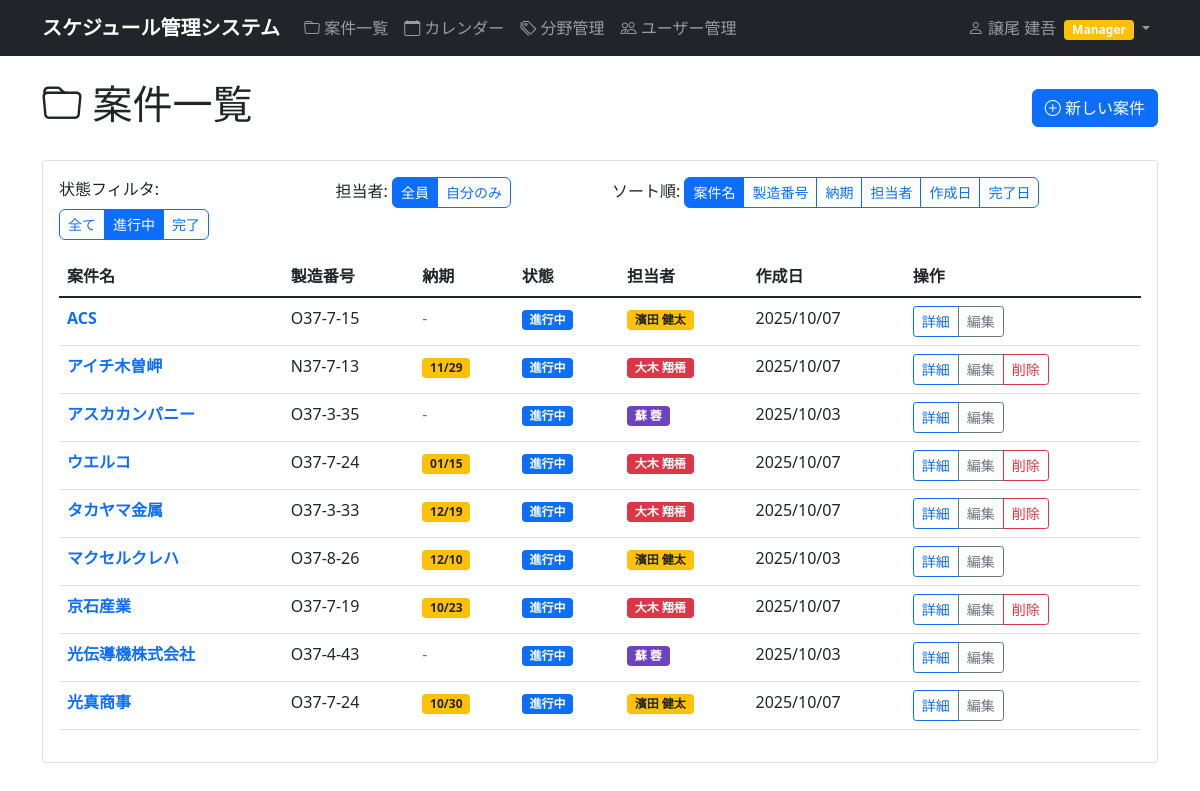
The app's page /schedule/projects/ (signed in) with its own data.
### accounts/models.py (models this page shows, shortened)
class CustomUser(AbstractUser):
    email = models.EmailField('メールアドレス', blank=True, null=True)
    department = models.CharField('部署', max_length=100, blank=True)
    phone = models.CharField('電話番号', max_length=20, blank=True)
    is_manager = models.BooleanField('マネージャー権限', default=False)
    is_viewer = models.BooleanField('閲覧者権限', default=False, help_text='全員の案件を閲覧できますが編集はできません')
    class Meta:
        verbose_name = 'ユーザー'
        verbose_name_plural = 'ユーザー'

### schedule/models.py (models this page shows, shortened)
class Project(models.Model):
    name = models.CharField('案件名', max_length=200)
    manufacturing_number = models.CharField('製造番号', max_length=100)
    due_date = models.DateField('納期', null=True, blank=True)
    description = models.TextField('詳細', blank=True)
    is_completed = models.BooleanField('完了フラグ', default=False)
    completed_at = models.DateTimeField('完了日時', null=True, blank=True)
    created_by = models.ForeignKey(User, on_delete=models.CASCADE, verbose_name='登録者', related_name='created_projects')
    assigned_to = models.ForeignKey(User, on_delete=models.CASCADE, verbose_name='担当者', related_name='assigned_projects')
    created_at = models.DateTimeField(auto_now_add=True)
    updated_at = models.DateTimeField(auto_now=True)
    class Meta:
        verbose_name = '案件'
        verbose_name_plural = '案件'
    def has_schedules(self):
        return self.schedule_set.exists()
    def can_be_deleted(self):
        return not self.has_schedules()

### schedule/views.py (the view)
# urls.py: path('projects/', views.project_list, name='project_list'),
@login_required
@never_cache
def project_list(request):
    if request.user.is_manager or request.user.is_superuser:
        projects = Project.objects.all().select_related('created_by', 'assigned_to')
        assignee_filter = request.GET.get('assignee', 'all')
        if assignee_filter == 'me':
            projects = projects.filter(assigned_to=request.user)
    elif request.user.is_viewer:
        projects = Project.objects.all().select_related('created_by', 'assigned_to')
        assignee_filter = 'all'  # 閲覧者には担当者フィルタは関係ない
    else:
        projects = Project.objects.filter(
            Q(created_by=request.user) | Q(assigned_to=request.user)
        ).select_related('created_by', 'assigned_to').distinct()
        assignee_filter = 'all'  # 一般ユーザーには関係ない
    status_filter = request.GET.get('status', 'active')
    if status_filter == 'completed':
        projects = projects.filter(is_completed=True)
    elif status_filter == 'active':
        projects = projects.filter(is_completed=False)
    sort_by = request.GET.get('sort', 'name')
    if sort_by == 'assigned_to':
        projects = projects.order_by('assigned_to__last_name', 'assigned_to__first_name', 'assigned_to__username')
    elif sort_by == 'manufacturing_number':
        projects = projects.order_by('manufacturing_number')
    elif sort_by == 'due_date':
        projects = projects.order_by('due_date')
    elif sort_by == 'created_at':
        projects = projects.order_by('-created_at')
    elif sort_by == 'completed_at':
        projects = projects.order_by('-completed_at')
    else:
        projects = projects.order_by('name')
    colors = ['#007bff', '#28a745', '#dc3545', '#ffc107', '#6f42c1', '#fd7e14', '#20c997', '#e83e8c', '#6c757d', '#17a2b8']
    for project in projects:
        assigned_color_index = (project.assigned_to.id % 10) if project.assigned_to else 0
        project.assigned_bg_color = colors[assigned_color_index]
        project.assigned_text_color = '#212529' if assigned_color_index == 3 else '#ffffff'  # 黄色の場合は黒文字
    return render(request, 'schedule/project_list.html', {
        'projects': projects,
        'current_sort': sort_by,
        'current_status': status_filter,
        'current_assignee': assignee_filter,
    })

### templates/schedule/project_list.html (shortened to what this page needs)
{% extends "base.html" %}
{% load calendar_filters %}
{% block content %}
<div class="row">
    <div class="col-md-12">
        <div class="d-flex justify-content-between align-items-center mb-4">
            <h1>
                <i class="bi bi-folder"></i> 案件一覧
            </h1>
            {% if not user.is_viewer %}
            <a href="{% url 'schedule:project_create' %}" class="btn btn-primary">
                <i class="bi bi-plus-circle"></i> 新しい案件
            </a>
            {% endif %}
        </div>
    </div>
</div>
<div class="row">
    <div class="col-md-12">
        <div class="card">
            <div class="card-body">
                <div class="row mb-3">
                    <div class="col-md-3">
                        <label class="form-label">状態フィルタ:</label>
                        <div class="btn-group" role="group">
                            <a href="?status=all" class="btn {% if current_status == 'all' %}btn-primary{% else %}btn-outline-primary{% endif %} btn-sm">全て</a>
                            <a href="?status=active" class="btn {% if current_status == 'active' %}btn-primary{% else %}btn-outline-primary{% endif %} btn-sm">進行中</a>
                            <a href="?status=completed" class="btn {% if current_status == 'completed' %}btn-primary{% else %}btn-outline-primary{% endif %} btn-sm">完了</a>
                        </div>
                    </div>
                    {% if user.is_manager or user.is_superuser %}
                    <div class="col-md-3">
                        <label class="form-label">担当者:</label>
                        <div class="btn-group" role="group">
                            <a href="?assignee=all{% if current_status != 'all' %}&status={{ current_status }}{% endif %}{% if current_sort != 'name' %}&sort={{ current_sort }}{% endif %}" class="btn {% if current_assignee == 'all' or current_assignee == '' %}btn-primary{% else %}btn-outline-primary{% endif %} btn-sm">全員</a>
                            <a href="?assignee=me{% if current_status != 'all' %}&status={{ current_status }}{% endif %}{% if current_sort != 'name' %}&sort={{ current_sort }}{% endif %}" class="btn {% if current_assignee == 'me' %}btn-primary{% else %}btn-outline-primary{% endif %} btn-sm">自分のみ</a>
                        </div>
                    </div>
                    {% elif user.is_viewer %}
                    <div class="col-md-3">
                        <label class="form-label">権限:</label>
                        <span class="badge bg-info">閲覧のみ</span>
                    </div>
                    {% endif %}
                    <div class="col-md-6">
                        <label class="form-label">ソート順:</label>
                        <div class="btn-group" role="group">
                            <a href="?sort=name{% if current_status %}&status={{ current_status }}{% endif %}" class="btn {% if current_sort == 'name' %}btn-primary{% else %}btn-outline-primary{% endif %} btn-sm">案件名</a>
                            <a href="?sort=manufacturing_number{% if current_status %}&status={{ current_status }}{% endif %}" class="btn {% if current_sort == 'manufacturing_number' %}btn-primary{% else %}btn-outline-primary{% endif %} btn-sm">製造番号</a>
                            <a href="?sort=due_date{% if current_status %}&status={{ current_status }}{% endif %}" class="btn {% if current_sort == 'due_date' %}btn-primary{% else %}btn-outline-primary{% endif %} btn-sm">納期</a>
                            <a href="?sort=assigned_to{% if current_status %}&status={{ current_status }}{% endif %}" class="btn {% if current_sort == 'assigned_to' %}btn-primary{% else %}btn-outline-primary{% endif %} btn-sm">担当者</a>
                            <a href="?sort=created_at{% if current_status %}&status={{ current_status }}{% endif %}" class="btn {% if current_sort == 'created_at' %}btn-primary{% else %}btn-outline-primary{% endif %} btn-sm">作成日</a>
                            <a href="?sort=completed_at{% if current_status %}&status={{ current_status }}{% endif %}" class="btn {% if current_sort == 'completed_at' %}btn-primary{% else %}btn-outline-primary{% endif %} btn-sm">完了日</a>
                        </div>
                    </div>
                </div>
                {% if projects %}
                    <div class="table-responsive">
                        <table class="table table-hover">
                            <thead>
                                <tr>
                                    <th>案件名</th>
                                    <th>製造番号</th>
                                    <th>納期</th>
                                    <th>状態</th>
                                    <th>担当者</th>
                                    <th>作成日</th>
                                    <th>操作</th>
                                </tr>
                            </thead>
                            <tbody>
                                {% for project in projects %}
                                <tr>
                                    <td>
                                        <a href="{% url 'schedule:project_detail' project.pk %}" class="text-decoration-none fw-bold">
                                            {{ project.name }}
                                        </a>
                                    </td>
                                    <td>{{ project.manufacturing_number }}</td>
                                    <td>
                                        {% if project.due_date %}
                                            <span class="badge bg-warning text-dark">{{ project.due_date|date:"m/d" }}</span>
                                        {% else %}
                                            <span class="text-muted">-</span>
                                        {% endif %}
                                    </td>
                                    <td>
                                        {% if project.is_completed %}
                                            <span class="badge bg-danger">完了</span>
                                        {% else %}
                                            <span class="badge bg-primary">進行中</span>
                                        {% endif %}
                                    </td>
                                    <td>
                                        <span class="badge" style="background-color: {{ project.assigned_bg_color }}; color: {{ project.assigned_text_color }};">{% if project.assigned_to.first_name or project.assigned_to.last_name %}{{ project.assigned_to.last_name }} {{ project.assigned_to.first_name }}{% else %}{{ project.assigned_to.username }}{% endif %}</span>
                                    </td>
                                    <td>{{ project.created_at|date:"Y/m/d" }}</td>
                                    <td>
                                        <div class="btn-group btn-group-sm">
                                            <a href="{% url 'schedule:project_detail' project.pk %}" class="btn btn-outline-primary">
                                                詳細
                                            </a>
                                            {% if not user.is_viewer %}
                                                {% if project.created_by == user or user.is_manager or user.is_superuser %}
                                            <a href="{% url 'schedule:project_edit' project.pk %}" class="btn btn-outline-secondary">
                                                編集
                                            </a>
                                                    {% if project.can_be_deleted %}
                                            <a href="{% url 'schedule:project_delete' project.pk %}" class="btn btn-outline-danger" onclick="return confirm('この案件を削除しますか？スケジュールが登録されている案件は削除できません。')">
                                                削除
                                            </a>
                                                    {% endif %}
                                                {% endif %}
                                            {% endif %}
                                        </div>
                                    </td>
                                </tr>
                                {% endfor %}
                            </tbody>
                        </table>
                    </div>
                {% endif %}
            </div>
        </div>
    </div>
</div>
{% endblock %}

### templates/base.html (shortened to what this page needs)
<!DOCTYPE html>
<head>
    <link href="https://cdn.jsdelivr.net/npm/bootstrap@5.1.3/dist/css/bootstrap.min.css" rel="stylesheet">
    <link rel="stylesheet" href="https://cdn.jsdelivr.net/npm/bootstrap-icons@1.7.2/font/bootstrap-icons.css">
    {% load static %}
    <link rel="stylesheet" href="{% static 'css/style.css' %}">
</head>
<body>
    <nav class="navbar navbar-expand-lg navbar-dark bg-dark">
        <div class="container">
                        <a class="navbar-brand" href="{% url 'schedule:project_list' %}">
                スケジュール管理システム
            </a>
            {% if user.is_authenticated %}
            <div class="collapse navbar-collapse" id="navbarNav">
                <ul class="navbar-nav me-auto">
                    <li class="nav-item">
                        <a class="nav-link" href="{% url 'schedule:project_list' %}">
                            <i class="bi bi-folder"></i> 案件一覧
                        </a>
                    </li>
                    <li class="nav-item">
                        <a class="nav-link" href="{% url 'schedule:calendar' %}">
                            <i class="bi bi-calendar"></i> カレンダー
                        </a>
                    </li>
                    <li class="nav-item">
                        <a class="nav-link" href="{% url 'schedule:field_list' %}">
                            <i class="bi bi-tags"></i> 分野管理
                        </a>
                    </li>
                    {% if user.is_manager or user.is_superuser %}
                    <li class="nav-item">
                        <a class="nav-link" href="{% url 'accounts:user_list' %}">
                            <i class="bi bi-people"></i> ユーザー管理
                        </a>
                    </li>
                    {% endif %}
                </ul>
                <ul class="navbar-nav">
                    <li class="nav-item dropdown">
                        <a class="nav-link dropdown-toggle" href="#" role="button" data-bs-toggle="dropdown">
                            <i class="bi bi-person"></i> {% if user.first_name or user.last_name %}{{ user.last_name }} {{ user.first_name }}{% else %}{{ user.username }}{% endif %}
                            {% if user.is_manager %}<span class="badge bg-warning ms-1">Manager</span>{% endif %}
                        </a>
                    </li>
                </ul>
            </div>
            {% endif %}
        </div>
    </nav>
    <main class="container mt-4">
        {% block content %}
        {% endblock %}
    </main>
</body>
</html>

### static/css/style.css (style rules this page uses)
.navbar-brand { font-weight: bold; }
.btn { border-radius: 0.375rem; font-weight: 500; }
.badge { font-size: 0.75em; }

### records on screen
CustomUser: last_name "譲尾", first_name "建吾"
Project: name "ACS", manufacturing_number "O37-7-15", is_completed "進行中", assigned_to.last_name "濱田", assigned_to.first_name "健太", created_at "2025/10/07", shows "編集"
Project: name "アイチ木曽岬", manufacturing_number "N37-7-13", due_date "11/29", is_completed "進行中", assigned_to.last_name "大木", assigned_to.first_name "翔梧", created_at "2025/10/07", shows "編集", shows "削除"
Project: name "アスカカンパニー", manufacturing_number "O37-3-35", is_completed "進行中", assigned_to.last_name "蘇", assigned_to.first_name "蓉", created_at "2025/10/03", shows "編集"
Project: name "ウエルコ", manufacturing_number "O37-7-24", due_date "01/15", is_completed "進行中", assigned_to.last_name "大木", assigned_to.first_name "翔梧", created_at "2025/10/07", shows "編集", shows "削除"
Project: name "タカヤマ金属", manufacturing_number "O37-3-33", due_date "12/19", is_completed "進行中", assigned_to.last_name "大木", assigned_to.first_name "翔梧", created_at "2025/10/07", shows "編集", shows "削除"
Project: name "マクセルクレハ", manufacturing_number "O37-8-26", due_date "12/10", is_completed "進行中", assigned_to.last_name "濱田", assigned_to.first_name "健太", created_at "2025/10/03", shows "編集"
Project: name "京石産業", manufacturing_number "O37-7-19", due_date "10/23", is_completed "進行中", assigned_to.last_name "大木", assigned_to.first_name "翔梧", created_at "2025/10/07", shows "編集", shows "削除"
Project: name "光伝導機株式会社", manufacturing_number "O37-4-43", is_completed "進行中", assigned_to.last_name "蘇", assigned_to.first_name "蓉", created_at "2025/10/03", shows "編集"
Project: name "光真商事", manufacturing_number "O37-7-24", due_date "10/30", is_completed "進行中", assigned_to.last_name "濱田", assigned_to.first_name "健太", created_at "2025/10/07", shows "編集"
